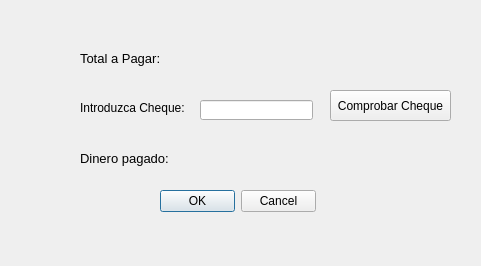
<?xml version="1.0" encoding="UTF-8"?>
<ui version="4.0">
 <class>ventanaPagoCheques</class>
 <widget class="QDialog" name="ventanaPagoCheques">
  <property name="geometry">
   <rect>
    <x>0</x>
    <y>0</y>
    <width>481</width>
    <height>266</height>
   </rect>
  </property>
  <property name="windowTitle">
   <string>Dialog</string>
  </property>
  <widget class="QLabel" name="label">
   <property name="geometry">
    <rect>
     <x>80</x>
     <y>50</y>
     <width>81</width>
     <height>16</height>
    </rect>
   </property>
   <property name="font">
    <font>
     <pointsize>10</pointsize>
    </font>
   </property>
   <property name="text">
    <string>Total a Pagar:</string>
   </property>
  </widget>
  <widget class="QLabel" name="total">
   <property name="geometry">
    <rect>
     <x>180</x>
     <y>50</y>
     <width>121</width>
     <height>16</height>
    </rect>
   </property>
   <property name="font">
    <font>
     <pointsize>10</pointsize>
    </font>
   </property>
   <property name="text">
    <string/>
   </property>
  </widget>
  <widget class="QLabel" name="label_2">
   <property name="geometry">
    <rect>
     <x>80</x>
     <y>100</y>
     <width>105</width>
     <height>15</height>
    </rect>
   </property>
   <property name="font">
    <font>
     <pointsize>9</pointsize>
    </font>
   </property>
   <property name="text">
    <string>Introduzca Cheque:</string>
   </property>
  </widget>
  <widget class="QLineEdit" name="cheque">
   <property name="geometry">
    <rect>
     <x>200</x>
     <y>100</y>
     <width>113</width>
     <height>20</height>
    </rect>
   </property>
  </widget>
  <widget class="QLabel" name="label_3">
   <property name="geometry">
    <rect>
     <x>80</x>
     <y>150</y>
     <width>89</width>
     <height>16</height>
    </rect>
   </property>
   <property name="font">
    <font>
     <pointsize>10</pointsize>
    </font>
   </property>
   <property name="text">
    <string>Dinero pagado:</string>
   </property>
  </widget>
  <widget class="QLabel" name="dineroPagado">
   <property name="geometry">
    <rect>
     <x>180</x>
     <y>150</y>
     <width>141</width>
     <height>16</height>
    </rect>
   </property>
   <property name="font">
    <font>
     <pointsize>10</pointsize>
    </font>
   </property>
   <property name="text">
    <string/>
   </property>
  </widget>
  <widget class="QDialogButtonBox" name="buttonBox">
   <property name="geometry">
    <rect>
     <x>160</x>
     <y>190</y>
     <width>156</width>
     <height>23</height>
    </rect>
   </property>
   <property name="standardButtons">
    <set>QDialogButtonBox::Cancel|QDialogButtonBox::Ok</set>
   </property>
  </widget>
  <widget class="QPushButton" name="pushButton">
   <property name="geometry">
    <rect>
     <x>330</x>
     <y>90</y>
     <width>121</width>
     <height>31</height>
    </rect>
   </property>
   <property name="text">
    <string>Comprobar Cheque</string>
   </property>
  </widget>
 </widget>
 <resources/>
 <connections/>
</ui>
